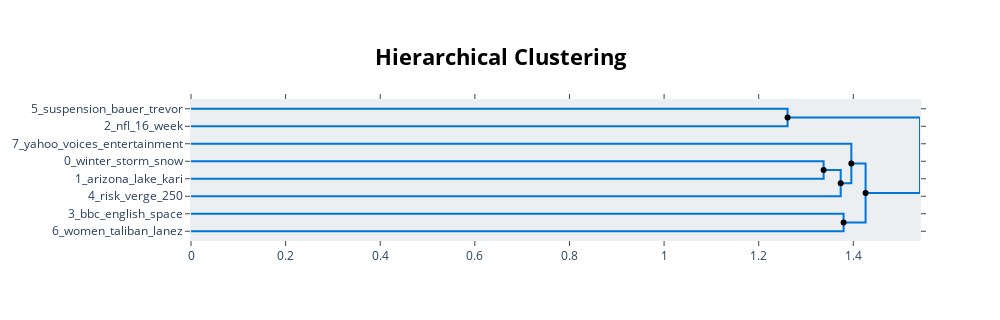

Write notebook code for a chart like this one.
### Code cell
topic_model.visualize_hierarchy(hierarchical_topics=topic_model.hierarchical_topics(data['title_topic']))

### Figure 1 — Plotly figure (JSON) as saved in the notebook; plotly's stock layout.template omitted (floating-point values rounded to 4 significant figures)
{"data": [{"hoverinfo": "text", "marker": {"color": "rgb(0,116,217)"}, "mode": "lines", "text": ["suspension_bauer_trevor_espn_know", "", "", "nfl_16_week_vs_highlights"], "x": [0.0, 1.261, 1.261, 0.0], "xaxis": "x", "y": [-5.0, -5.0, -15.0, -15.0], "yaxis": "y", "type": "scatter"}, {"hoverinfo": "text", "marker": {"color": "rgb(0,116,217)"}, "mode": "lines", "text": ["winter_storm_snow_cnn_eve", "", "", "arizona_lake_kari_election_judge"], "x": [0.0, 1.337, 1.337, 0.0], "xaxis": "x", "y": [-35.0, -35.0, -45.0, -45.0], "yaxis": "y", "type": "scatter"}, {"hoverinfo": "text", "marker": {"color": "rgb(0,116,217)"}, "mode": "lines", "text": ["storm_winter_arizona_cnn_news", "", "", "risk_verge_250_mass_capitol"], "x": [1.337, 1.373, 1.373, 0.0], "xaxis": "x", "y": [-40.0, -40.0, -55.0, -55.0], "yaxis": "y", "type": "scatter"}, {"hoverinfo": "text", "marker": {"color": "rgb(0,116,217)"}, "mode": "lines", "text": ["yahoo_voices_entertainment_fascinated_episode", "", "", "storm_winter_washington_arizona_cnn"], "x": [0.0, 1.396, 1.396, 1.373], "xaxis": "x", "y": [-25.0, -25.0, -47.5, -47.5], "yaxis": "y", "type": "scatter"}, {"hoverinfo": "text", "marker": {"color": "rgb(0,116,217)"}, "mode": "lines", "text": ["bbc_english_space_strikes_crew", "", "", "women_taliban_lanez_support_stallion"], "x": [0.0, 1.379, 1.379, 0.0], "xaxis": "x", "y": [-65.0, -65.0, -75.0, -75.0], "yaxis": "y", "type": "scatter"}, {"hoverinfo": "text", "marker": {"color": "rgb(0,116,217)"}, "mode": "lines", "text": ["winter_news_storm_washington_arizona", "", "", "bbc_space_taliban_russia_strikes"], "x": [1.396, 1.426, 1.426, 1.379], "xaxis": "x", "y": [-36.25, -36.25, -70.0, -70.0], "yaxis": "y", "type": "scatter"}, {"hoverinfo": "text", "marker": {"color": "rgb(0,116,217)"}, "mode": "lines", "text": ["nfl_espn_jets_week_vs", "", "", "storm_winter_cnn_news_arizona"], "x": [1.261, 1.541, 1.541, 1.426], "xaxis": "x", "y": [-10.0, -10.0, -53.12, -53.12], "yaxis": "y", "type": "scatter"}, {"hoverinfo": "text", "hovertext": ["storm_winter_arizona_cnn_news", "winter_news_storm_washington_arizona", "nfl_espn_jets_week_vs"], "marker": {"color": "black"}, "mode": "markers", "showlegend": false, "x": [1.337, 1.396, 1.261], "y": [-40.0, -36.25, -10.0], "type": "scatter"}, {"hoverinfo": "text", "hovertext": ["storm_winter_washington_arizona_cnn", "bbc_space_taliban_russia_strikes", "storm_winter_cnn_news_arizona"], "marker": {"color": "black"}, "mode": "markers", "showlegend": false, "x": [1.373, 1.379, 1.426], "y": [-47.5, -70.0, -53.12], "type": "scatter"}], "layout": {"autosize": false, "height": 320, "hovermode": "closest", "showlegend": false, "width": 1000, "xaxis": {"mirror": "allticks", "rangemode": "tozero", "showgrid": false, "showline": true, "showticklabels": true, "ticks": "outside", "type": "linear", "zeroline": false}, "yaxis": {"mirror": "allticks", "rangemode": "tozero", "showgrid": false, "showline": true, "showticklabels": true, "tickmode": "array", "ticks": "outside", "ticktext": ["5_suspension_bauer_trevor", "2_nfl_16_week", "7_yahoo_voices_entertainment", "0_winter_storm_snow", "1_arizona_lake_kari", "4_risk_verge_250", "3_bbc_english_space", "6_women_taliban_lanez"], "tickvals": [-5.0, -15.0, -25.0, -35.0, -45.0, -55.0, -65.0, -75.0], "type": "linear", "zeroline": false, "range": [-80.0, 0.0]}, "title": {"font": {"size": 22, "color": "Black"}, "text": "<b>Hierarchical Clustering", "x": 0.5, "xanchor": "center", "yanchor": "top"}, "hoverlabel": {"font": {"size": 16, "family": "Rockwell"}, "bgcolor": "white"}, "plot_bgcolor": "#ECEFF1"}}
